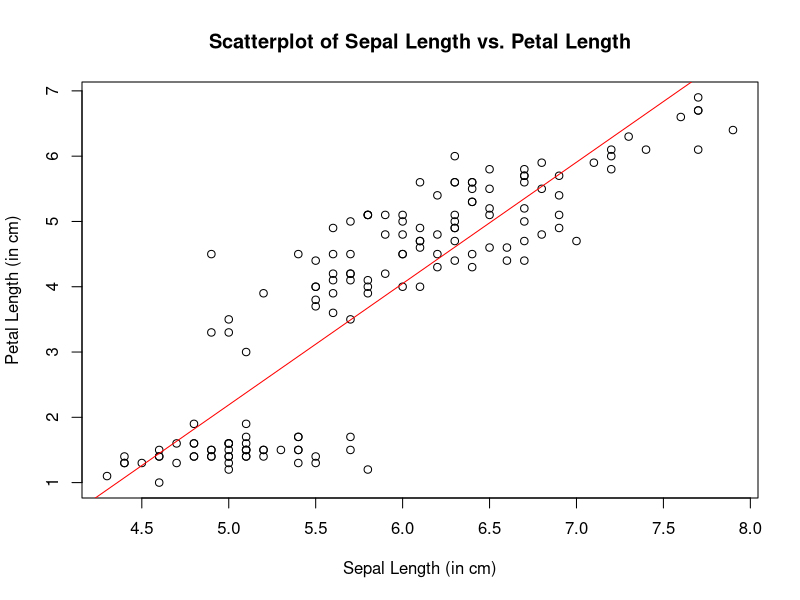

The R source for this figure:
## ---- chunk 1
library(tidyverse)
iris_tib <- as_tibble(iris)
print(iris_tib, n=5)
## ---- chunk 2
plot(iris$Sepal.Length, iris$Petal.Length, 
     main = "Scatterplot of Sepal Length vs. Petal Length",
     xlab = "Sepal Length (in cm)",
     ylab = "Petal Length (in cm)")
model <- lm(iris$Petal.Length ~ iris$Sepal.Length)
abline(model, col = "red")
## ---- chunk 3
total_area <- function(Sepal.Length, Sepal.Width, Petal.Length, Petal.Width){
  Sepal.Area <- Sepal.Length * Sepal.Width
  Petal.Area <- Petal.Length*Petal.Width
  total_area <- Sepal.Area + Petal.Area
  return(total_area)
  }
## ---- chunk 4
iris <- iris %>% 
  mutate(total_area = total_area(Sepal.Length, 
    Sepal.Width, 
    Petal.Length, 
    Petal.Width))
